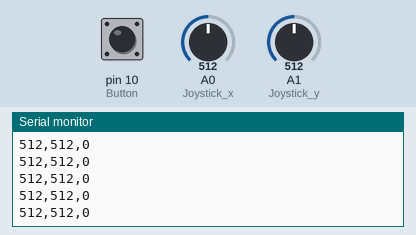
Recording of a sketch running on a simulated Arduino Uno, built with avr-gcc and run on an emulated ATmega328P. On the bench: the last lines printed to the serial monitor. Inputs (shaded band) come from the test bench; at power-on: A0 (Joystick_x) = 512, A1 (Joystick_y) = 512, pin 10 (Button) HIGH.

Above: at 1.2 s.
1.3 s: A0 (Joystick_x) set to 716
At 1.31 s:
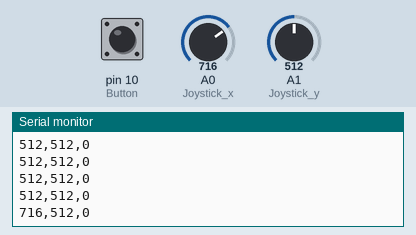
2.8 s: A1 (Joystick_y) set to 716
At 2.82 s:
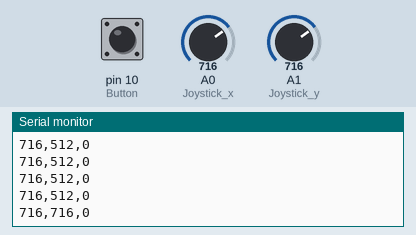
4.3 s: pin 10 (Button) pulled LOW for 0.15 s
At 4.33 s:
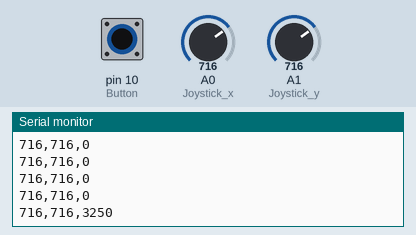
5.9 s: A0 (Joystick_x) set to 900
At 5.94 s:
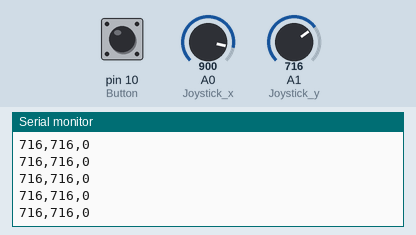
7.4 s: pin 10 (Button) pulled LOW for 1 s
At 7.45 s:
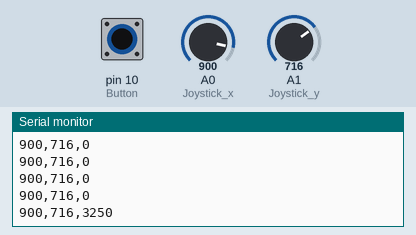
9.9 s: A1 (Joystick_y) set to 900
At 9.97 s:
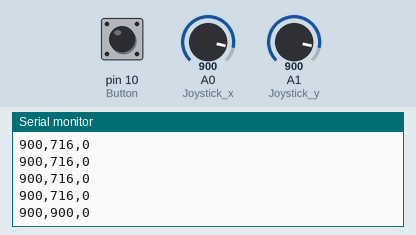
Timing chart, 0 to 12.4 s (numbered marks = the images above; inputs shaded):
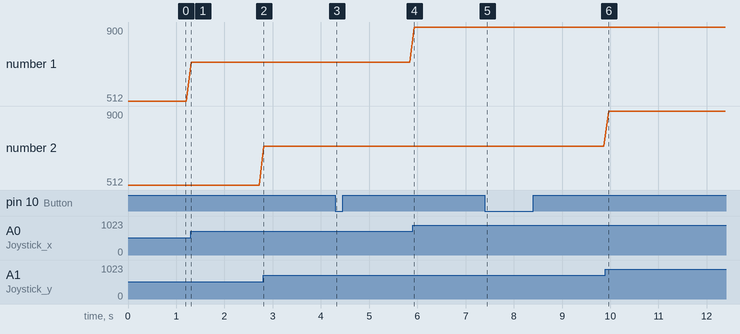

The sketch:

esp32joystickarduino.ino
```cpp
// Define pin connections for the joystick
const int Joystick_x  =  0;
const int Joystick_y  =  1;
const int Button      = 10;

int ButtonState = 0;
int xVal = 0;
int yVal = 0;

void setup() {
  // Initialize serial communication
  Serial.begin(115200);

  // Set joystick button pin as input
  pinMode(Button, INPUT_PULLUP);

  Serial.println("Joystick initialized!");
}

void loop() {
  // Read joystick X and Y axis values
  int xValue = analogRead(Joystick_x);
  int yValue = analogRead(Joystick_y);

  // Read joystick button state
  int ButtonState = digitalRead(Button);

  // Print the values to the Serial Monitor
  //Serial.print("X-axis: ");
  Serial.print(xValue);
  Serial.print(",");
  //Serial.print("Y-axis: ");
  Serial.print(yValue);
  Serial.print(",");
  //Serial.print("Button: ");
  if (ButtonState == LOW) {
    Serial.println(3250);
  } else {
    Serial.println(0);
  }

  // Add a short delay for stability
  delay(100);
}
```

Measured:
- after the input at 1.3 s, the serial monitor: prints a new line at once (image 1)
- after the input at 2.8 s, the serial monitor: prints a new line at once (image 2)
- after the input at 4.3 s, the serial monitor: prints a new line at once (image 3)
- after the input at 7.4 s, the serial monitor: prints a new line after 0.05 s (image 5)
- after the input at 9.9 s, the serial monitor: prints a new line after 0.07 s (image 6)
- plotted number 1: 512 → 716 after the input at 1.3 s, 716 → 900 after the input at 5.9 s
